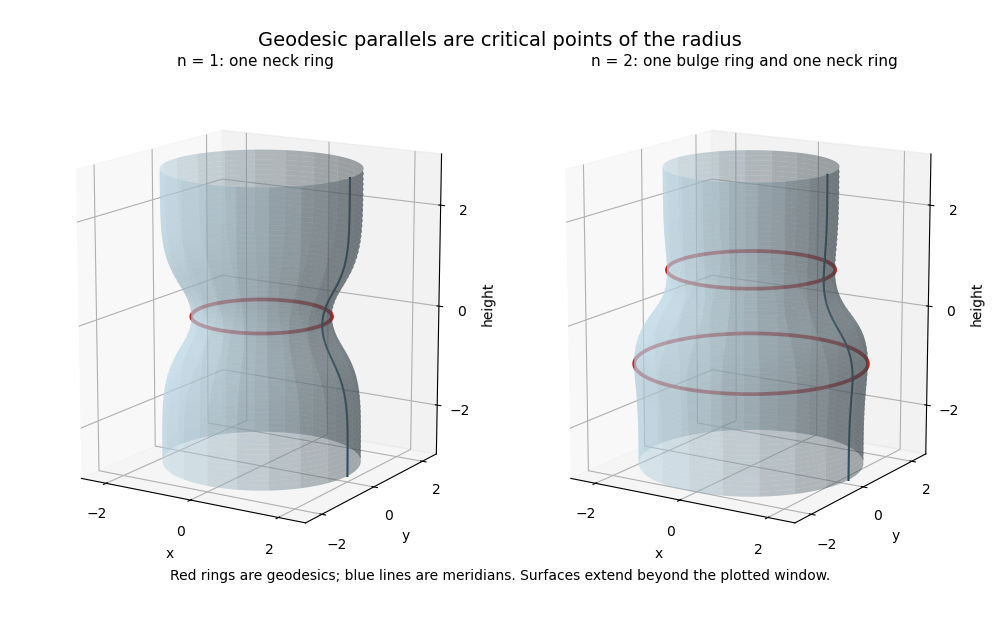

Source code (Python):
"""Original sketches; Python 3.14, NumPy 2.3.5, Matplotlib 3.10.7.
Run in the desired output directory. Uses the supplied MPLCONFIGDIR unchanged.
"""
import math
import numpy as np
import matplotlib
matplotlib.use('Agg')
import matplotlib.pyplot as plt
s=np.linspace(-3,3,301)
t=np.linspace(0,2*np.pi,81)
fig=plt.figure(figsize=(10,6.2),dpi=100,facecolor='white')
for panel in (1,2):
    ax=fig.add_subplot(1,2,panel,projection='3d')
    if panel==1:
        f=2-.6*np.exp(-s*s);fp=1.2*s*np.exp(-s*s);crit=[0]
    else:
        f=2+.6*(-.5*s*np.exp(-s*s)-np.sqrt(np.pi)/4*np.array([math.erf(x) for x in s]));fp=.6*(s*s-1)*np.exp(-s*s);crit=[-1,1]
    gp=np.sqrt(1-fp*fp)
    g=np.concatenate(([0],np.cumsum((gp[:-1]+gp[1:])/2*np.diff(s))))
    g-=g[len(s)//2]
    x=f[:,None]*np.cos(t);y=f[:,None]*np.sin(t);z=np.broadcast_to(g[:,None],x.shape)
    ax.plot_surface(x,y,z,color='#bedcec',alpha=.48,linewidth=0,antialiased=True,rstride=5,cstride=4,shade=True)
    for c in crit:
        i=np.argmin(abs(s-c))
        ax.plot(f[i]*np.cos(t),f[i]*np.sin(t),np.full_like(t,g[i]),color='#bd2828',linewidth=2.7)
    ax.plot(f,np.zeros_like(s),g,color='#174864',linewidth=1.5)
    ax.set(xlim=(-2.6,2.6),ylim=(-2.6,2.6),zlim=(-3,3),xlabel='x',ylabel='y',zlabel='height')
    ax.set_title(f'n = {panel}: '+('one neck ring' if panel==1 else 'one bulge ring and one neck ring'),fontsize=11,pad=15)
    ax.set_box_aspect((1,1,1.2));ax.view_init(elev=14,azim=-58)
    ax.set_xticks([-2,0,2]);ax.set_yticks([-2,0,2]);ax.set_zticks([-2,0,2])
fig.suptitle('Geodesic parallels are critical points of the radius',fontsize=14,y=.95)
fig.text(.5,.065,'Red rings are geodesics; blue lines are meridians. Surfaces extend beyond the plotted window.',ha='center',fontsize=10)
fig.subplots_adjust(left=.02,right=.98,bottom=.1,top=.86,wspace=.04)
fig.savefig('paper-4-geodesic-parallels.png',dpi=100,facecolor='white',transparent=False)
plt.close(fig)
